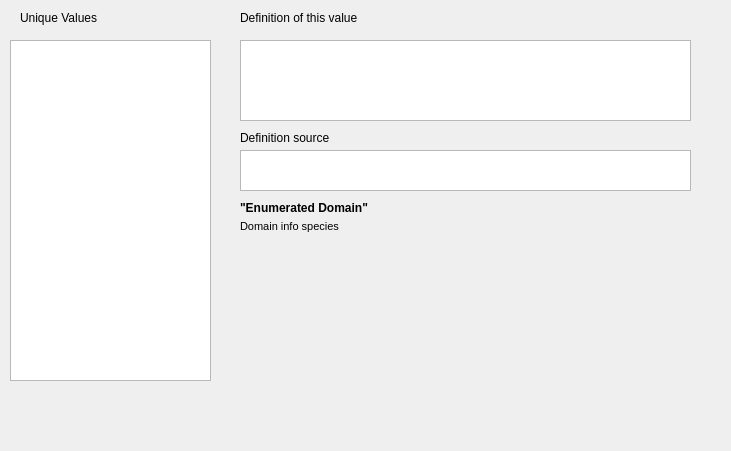
     <widget class="QWidget" name="widEnumerated" native="true">
      <property name="geometry">
       <rect>
        <x>1210</x>
        <y>740</y>
        <width>731</width>
        <height>451</height>
       </rect>
      </property>
      <widget class="QLabel" name="label_5">
       <property name="geometry">
        <rect>
         <x>20</x>
         <y>10</y>
         <width>131</width>
         <height>16</height>
        </rect>
       </property>
       <property name="text">
        <string>Unique Values</string>
       </property>
      </widget>
      <widget class="QListWidget" name="lstEnumUnique">
       <property name="geometry">
        <rect>
         <x>10</x>
         <y>40</y>
         <width>201</width>
         <height>341</height>
        </rect>
       </property>
      </widget>
      <widget class="QLabel" name="label_6">
       <property name="geometry">
        <rect>
         <x>240</x>
         <y>10</y>
         <width>441</width>
         <height>16</height>
        </rect>
       </property>
       <property name="text">
        <string>Definition of this value</string>
       </property>
      </widget>
      <widget class="QTextEdit" name="teEnumDef">
       <property name="geometry">
        <rect>
         <x>240</x>
         <y>40</y>
         <width>451</width>
         <height>81</height>
        </rect>
       </property>
      </widget>
      <widget class="QLabel" name="label_7">
       <property name="geometry">
        <rect>
         <x>240</x>
         <y>130</y>
         <width>441</width>
         <height>16</height>
        </rect>
       </property>
       <property name="text">
        <string>Definition source</string>
       </property>
      </widget>
      <widget class="QTextEdit" name="teEnumSrc">
       <property name="geometry">
        <rect>
         <x>240</x>
         <y>150</y>
         <width>451</width>
         <height>41</height>
        </rect>
       </property>
      </widget>
      <widget class="QLabel" name="lblSpeciesDomain1">
       <property name="geometry">
        <rect>
         <x>240</x>
         <y>200</y>
         <width>441</width>
         <height>16</height>
        </rect>
       </property>
       <property name="font">
        <font>
         <weight>75</weight>
         <bold>true</bold>
        </font>
       </property>
       <property name="text">
        <string>&quot;Enumerated Domain&quot;</string>
       </property>
      </widget>
      <widget class="QLabel" name="lblEnumeratedDomain">
       <property name="geometry">
        <rect>
         <x>240</x>
         <y>220</y>
         <width>481</width>
         <height>131</height>
        </rect>
       </property>
       <property name="font">
        <font>
         <pointsize>8</pointsize>
        </font>
       </property>
       <property name="text">
        <string>Domain info species</string>
       </property>
       <property name="alignment">
        <set>Qt::AlignLeading|Qt::AlignLeft|Qt::AlignTop</set>
       </property>
       <property name="wordWrap">
        <bool>true</bool>
       </property>
      </widget>
     </widget>
